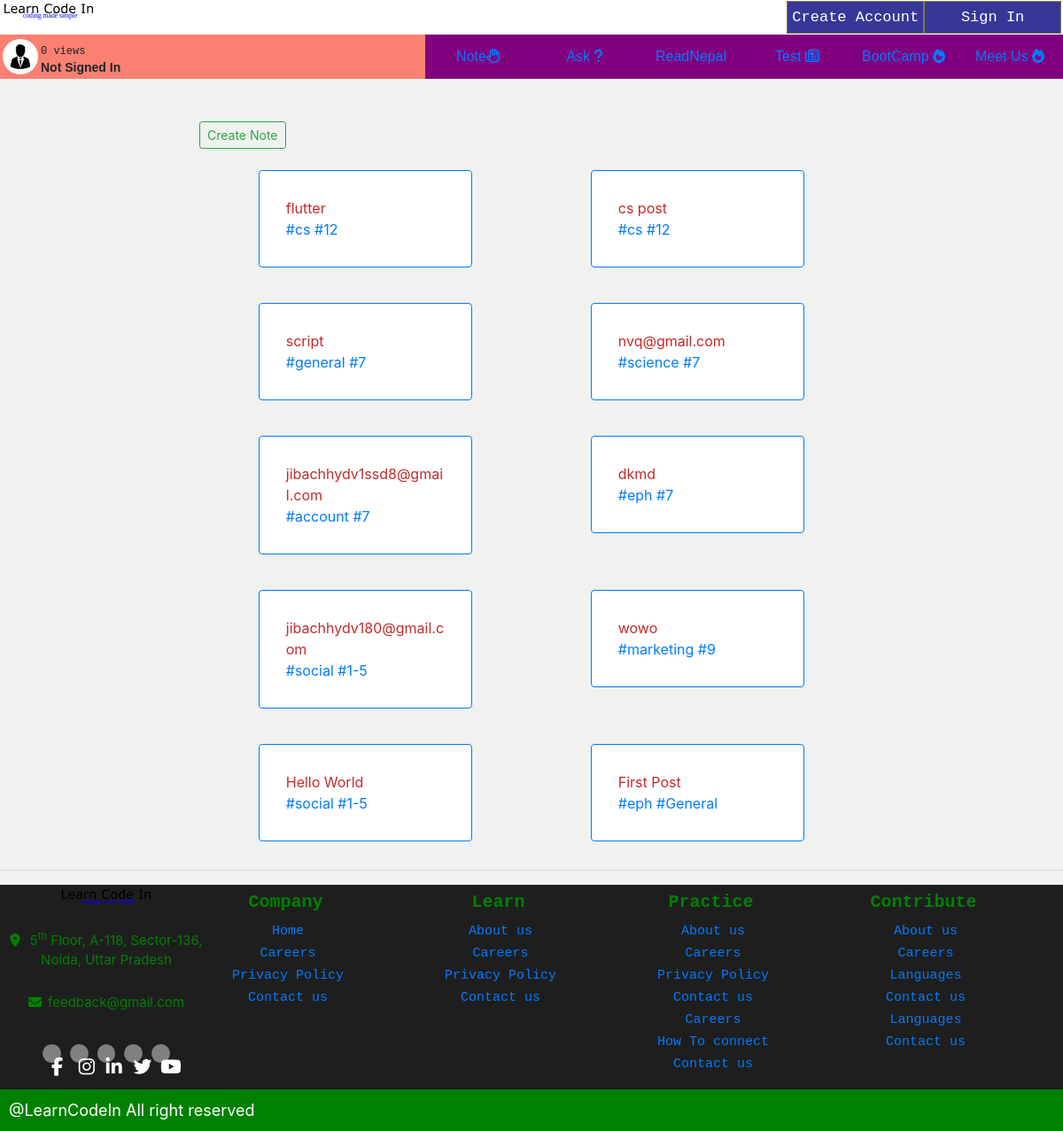
The app's page /note/ with its own data.
### note/models.py (models this page shows, shortened)
class Note(models.Model):
    STATUS_CHOICES = (
        ('draft', 'Draft'),
        ('published', 'Published'),
    )
    grade_choices = (
        ('1-5', 'One to Five'),
        ('6', 'Six'),
        ('7', 'Seven'),
        ('8', 'Eight'),
        ('9', 'Nine'),
        ('10', 'Ten'),
        ('11', 'Eleven'),
        ('12', 'Twelve'),
        ('Bachelor', 'Bachelor'),
        ('General', 'General'),
    )
    subject_choices = (
        ('physic', 'Physic'),
        ('chemistry', 'Chemistry'),
        ('botany', 'Botany'),
        ('zoology', 'Zoology'),
        ('math', 'Math'),
        ('english', 'English'),
        ('nepali', 'Nepali'),
        ('science', 'science'),
        ('social', 'Social'),
        ('eph', 'Environement,Population and Health'),
        ('Opt', 'Optional Math'),
        ('cs', 'Computer Science'),
        ('account', 'Account'),
        ('business', 'Business'),
        ('marketing', 'Marketing'),
        ('general', 'General'),
    )
    title = models.CharField(max_length=250)
    slug = models.SlugField(max_length=400)
    author = models.ForeignKey(User, on_delete=models.CASCADE, related_name='notes')
    content = models.TextField(blank=False)
    publish = models.DateTimeField(default=timezone.now)
    created= models.DateTimeField(auto_now_add=True)
    status = models.CharField(max_length=10, choices=STATUS_CHOICES, default='published')
    grade = models.CharField(max_length=20, choices=grade_choices)
    subject = models.CharField(max_length=25, choices=subject_choices)
    views = models.PositiveIntegerField(blank=False, default=0)
    likes = models.ManyToManyField(User, related_name='likedpost', blank=True)
    class Meta:
        ordering = ('-publish',)
    objects = models.Manager()
    published = PublishedManager()

### note/views.py (the view)
# urls.py: path('', views.notelist,name='notelist'),
def notelist(request):
    notes = Note.published.all()
    paginator = Paginator(notes, 10)
    page_number = request.GET.get('page')
    try:
        page_obj = paginator.page(page_number)
    except PageNotAnInteger:
        page_obj = paginator.page(1)
    except EmptyPage:
        page_obj = paginator.page(paginator.num_pages)
    return render(request, 'note/notelist.html', {
        'page_obj': page_obj,
    })

### note/models.py (called while the page is built)
    def get_queryset(self):
        return super(PublishedManager, self).get_queryset().filter(status='published')

### templates/note/notelist.html (shortened to what this page needs)
{% extends 'base.html' %}
{% block body %}
<div class="container mt-5" style="max-width: 750px" >
  <div class="row">
    <form action="{% url 'newnote' %}" method="GET">
      <input type="submit" class="btn btn-sm btn-outline-success" value="Create Note" />
    </form>
  </div>
  <div class="row">
    {% for note in page_obj %}
    <div class="col-12 col-sm-6
     mt-4">
      <div class="card border-primary mb-3">
        <div class="card-body">
          <a href="{% url 'notedetail' note.pk note.slug %}" style="color: #c52929">
            {{ note.title }}
          </a>
          <br />
          <span style="color: #c52929">
            <a href="{% url 'searchSubject' note.subject %}"> #{{ note.subject }} </a>
          </span>
          <span style="color: #c52929">
            <a href="{% url 'searchGrade' note.grade %}"> #{{ note.grade }} </a>
          </span>
        </div>
      </div>
    </div>
    {% endfor %}
  </div>
</div>
{% endblock %}

### static/css/base.css (style rules this page uses)
* { padding: 0; margin: 0; }
:root { --main-background-color: rgb(241, 241, 239); --main-font:sans-serif; --navigation-font:sans-serif; --question-font:Impact; --answer-font:monospace; --sub-background-color:rgb(113, 134, 17); }
body { overflow-x: hidden; background-color: var(--main-background-color); z-index:10; }
@media only screen and (min-width:857px) { .card { width: 70%; margin: 0px auto; padding: 10px; } }

### records on screen
Note: title "flutter", subject "cs", grade "12"
Note: title "cs post", subject "cs", grade "12"
Note: title "script", subject "general", grade "7"
Note: title "nvq@gmail.com", subject "science", grade "7"
Note: title "jibachhydv1ssd8@gmail.com", subject "account", grade "7"
Note: title "dkmd", subject "eph", grade "7"
Note: title "jibachhydv180@gmail.com", subject "social", grade "1-5"
Note: title "wowo", subject "marketing", grade "9"
Note: title "Hello World", subject "social", grade "1-5"
Note: title "First Post", subject "eph", grade "General"
